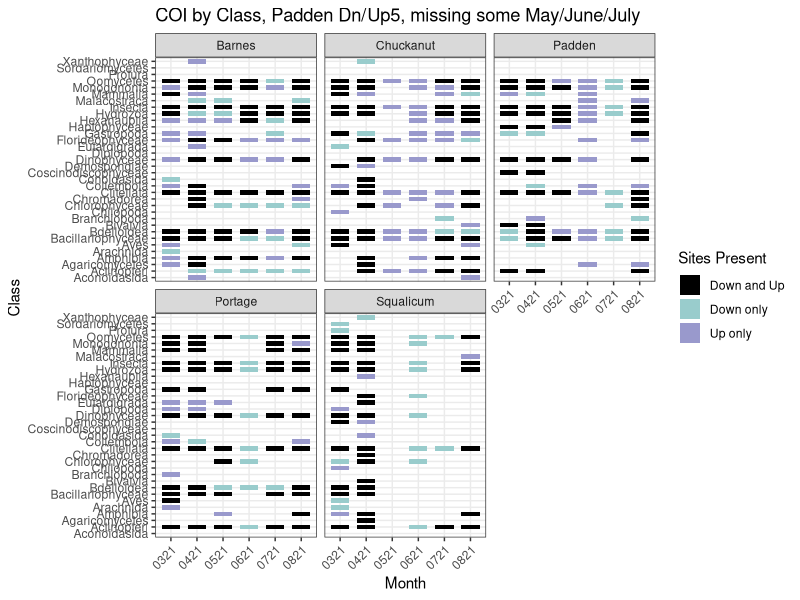
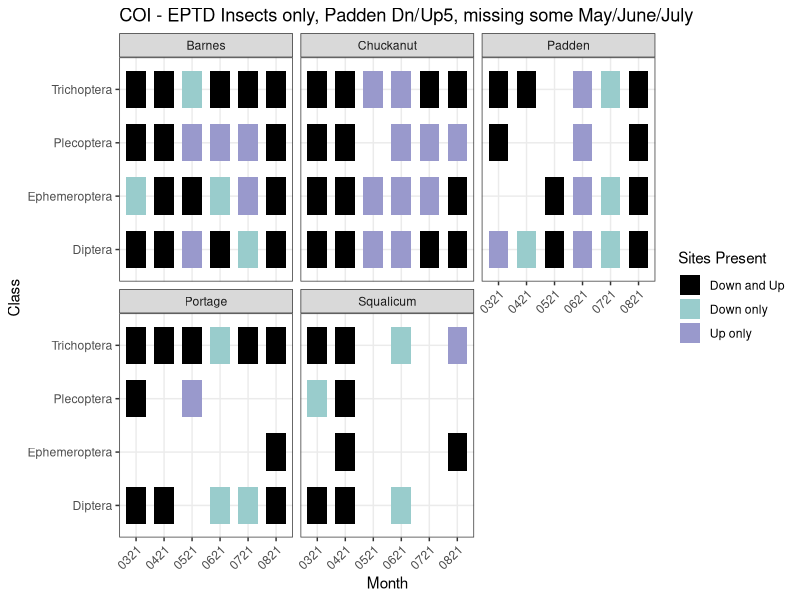

Reproduce these figures in R, in order. (Note: this script raises an error after producing the figures.)
## ---- chunk 1
library(here)
library(tidyverse)
library(ggplot2)

coi <- read.csv(here("Output","combined_species_tables","20220210_COI.csv"))
## ---- chunk 2

alldata <- coi %>% 
  filter(!str_detect(Sample_name,"Kangaroo")) %>% 
  separate(Sample_name, into=c("marker","date","creek","site","bio_rep"), remove = TRUE) %>% 
  filter(marker == "COI") %>%  
  select(-1) 

# for now, just combine reads from all replicates, use class level, use pad dn and up5 (skip up11)  
alldata.bysite <- alldata %>%
  filter(site != "Up11") %>% 
  filter(class != "") %>% 
  group_by(date,creek,site,class) %>% 
  summarize(totreads = sum(tot)) %>% 
  mutate(pa = 1)

alldata.bysite2 <- alldata.bysite %>% 
  group_by(date,creek,class) %>% 
  mutate(sitekey = sum(pa)) %>% 
  mutate(creek = recode(creek, "1Prt" = "Portage", "2Brn" = "Barnes", "3Chk" = "Chuckanut", "4Pad" = "Padden", "5Sqm" = "Squalicum")) %>% 
  mutate(plotsite = case_when(sitekey == 2 ~ "Down and Up",
                          sitekey == 1 & site == "Dn" ~ "Down only",
                          sitekey == 1 & site == "Up" ~ "Up only",
                          sitekey == 1 & site == "Up5" ~ "Up only"))

ggplot(alldata.bysite2, aes(date, class, fill=as.factor(plotsite), width=0.7, height=0.7)) + 
  geom_tile(size=1) +
  theme_bw() +
  labs(x="Month", y="Class", fill = "Sites Present") +
  facet_wrap(~creek) +
  ggtitle("COI by Class, Padden Dn/Up5, missing some May/June/July") +
  scale_fill_manual(values=c("#000000","#99CCCC","#9999CC")) +
  scale_x_discrete(guide = guide_axis(angle = 45))


## ---- chunk 3

insects <- coi %>% 
  filter(!str_detect(Sample_name,"Kangaroo")) %>% 
  separate(Sample_name, into=c("marker","date","creek","site","bio_rep"), remove = TRUE) %>% 
  filter(marker == "COI") %>%  
  filter(class == "Insecta") %>% 
  select(-1) 

# for now, just combine reads from all replicates, use class level, use pad dn and up5 (skip up11)  
insects.bysite <- insects %>%
  filter(site != "Up11") %>% 
  filter(order == "Diptera" | order == "Ephemeroptera" | order == "Plecoptera" | order == "Trichoptera") %>%
  group_by(date,creek,site,order) %>% 
  summarize(totreads = sum(tot)) %>% 
  mutate(pa = 1)

insects.bysite2 <- insects.bysite %>% 
  group_by(date,creek,order) %>% 
  mutate(sitekey = sum(pa)) %>% 
  mutate(creek = recode(creek, "1Prt" = "Portage", "2Brn" = "Barnes", "3Chk" = "Chuckanut", "4Pad" = "Padden", "5Sqm" = "Squalicum")) %>% 
  mutate(plotsite = case_when(sitekey == 2 ~ "Down and Up",
                          sitekey == 1 & site == "Dn" ~ "Down only",
                          sitekey == 1 & site == "Up" ~ "Up only",
                          sitekey == 1 & site == "Up5" ~ "Up only"))

ggplot(insects.bysite2, aes(date, order, fill=as.factor(plotsite), width=0.7, height=0.7)) + 
  geom_tile(size=1) +
  theme_bw() +
  labs(x="Month", y="Class", fill = "Sites Present") +
  facet_wrap(~creek) +
  ggtitle("COI - EPTD Insects only, Padden Dn/Up5, missing some May/June/July") +
  scale_fill_manual(values=c("#000000","#99CCCC","#9999CC")) +
  scale_x_discrete(guide = guide_axis(angle = 45))


## ---- chunk 4

class.table <- alldata.bysite %>% 
  unite("Sample_name", c("date", "creek","site"),sep=".", remove = T) %>%  
  select(c(Sample_name,class,totreads)) %>% 
  #pivot_wider(names_from = Sample_name, values_from = nReads) %>%
  pivot_wider(names_from = Sample_name, values_from = totreads) %>% 
  #column_to_rownames(var="Hash")
  column_to_rownames(var="class")

class.table[is.na(class.table)] <- 0
  
class.nmds <- metaMDS(t(class.table), distance = "bray")

goodness(class.nmds) # Produces a results of test statistics for goodness of fit for each point
stressplot(class.nmds) # Produces a Shepards diagram
plot(class.nmds, "sites") 
  
data.scores = as.data.frame(scores(class.nmds))
meta <- unique(alldata.bysite[,1:3])

#data.scores$Sample = meta$Sample_name
data.scores$Date = meta$date
data.scores$Creek = meta$creek


ggplot(data.scores, aes(x = NMDS1, y = NMDS2)) + 
    geom_point(size = 4, aes(shape = Creek, fill= Date), colour = "black" )+ 
    labs(x = "NMDS1", fill = "Date", y = "NMDS2", shape = "Creek") +
    scale_shape_manual(values=21:25) +
  scale_fill_brewer(palette = "Pastel2") +
  guides(fill=guide_legend(override.aes=list(colour=c("0321"="azure","0421"="red", "0521"="black", "0621"="black", "0721"="black", "0821"="black"))))
 




